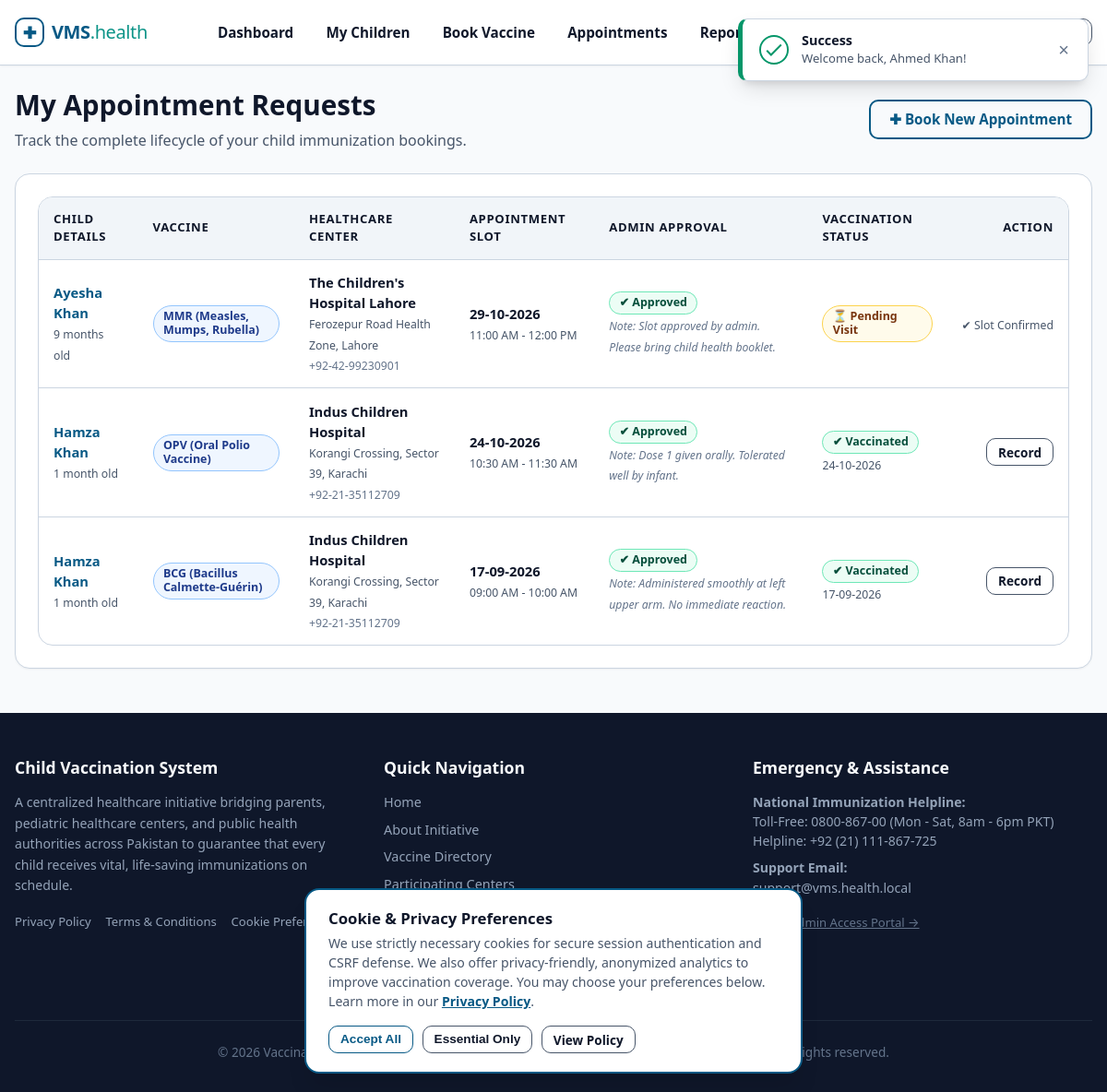
Page /vms/parent/bookings.php (signed in) on the committed database.
### tables this page shows
CREATE TABLE `bookings` (
  `id` INT UNSIGNED NOT NULL AUTO_INCREMENT,
  `child_id` INT UNSIGNED NOT NULL COMMENT 'Child receiving vaccination',
  `parent_id` INT UNSIGNED NOT NULL COMMENT 'Parent who booked appointment',
  `hospital_id` INT UNSIGNED NOT NULL COMMENT 'Selected vaccination center',
  `vaccine_id` INT UNSIGNED NOT NULL COMMENT 'Vaccine to be administered',
  `preferred_date` DATE NOT NULL COMMENT 'Date booked for the appointment',
  `time_slot` VARCHAR(30) NOT NULL COMMENT 'e.g. 09:00 AM - 10:00 AM',
  `admin_status` ENUM('pending', 'approved', 'rejected') NOT NULL DEFAULT 'pending' COMMENT 'Admin approval status',
  `vaccination_status` ENUM('pending', 'vaccinated', 'not_vaccinated') NOT NULL DEFAULT 'pending' COMMENT 'Hospital verification status',
  `vaccinated_on` DATETIME DEFAULT NULL COMMENT 'Timestamp when hospital confirmed vaccination',
  `remarks` TEXT DEFAULT NULL COMMENT 'Clinical observations or rejection/cancellation reasons',
  `created_at` DATETIME NOT NULL DEFAULT CURRENT_TIMESTAMP,
  PRIMARY KEY (`id`),
  KEY `idx_bookings_child` (`child_id`),
  KEY `idx_bookings_parent` (`parent_id`),
  KEY `idx_bookings_hospital` (`hospital_id`),
  KEY `idx_bookings_vaccine` (`vaccine_id`),
  KEY `idx_bookings_admin_status` (`admin_status`),
  KEY `idx_bookings_vac_status` (`vaccination_status`),
  KEY `idx_bookings_preferred_date` (`preferred_date`),
  KEY `idx_bookings_parent_child` (`parent_id`, `child_id`),
  KEY `idx_bookings_hosp_schedule` (`hospital_id`, `preferred_date`, `vaccination_status`),
  CONSTRAINT `fk_bookings_child` FOREIGN KEY (`child_id`)
    REFERENCES `children` (`id`) ON DELETE CASCADE ON UPDATE CASCADE,
  CONSTRAINT `fk_bookings_parent` FOREIGN KEY (`parent_id`)
    REFERENCES `parents` (`id`) ON DELETE CASCADE ON UPDATE CASCADE,
  CONSTRAINT `fk_bookings_hospital` FOREIGN KEY (`hospital_id`)
    REFERENCES `hospitals` (`id`) ON DELETE CASCADE ON UPDATE CASCADE,
  CONSTRAINT `fk_bookings_vaccine` FOREIGN KEY (`vaccine_id`)
    REFERENCES `vaccines` (`id`) ON DELETE CASCADE ON UPDATE CASCADE
);

CREATE TABLE `children` (
  `id` INT UNSIGNED NOT NULL AUTO_INCREMENT,
  `parent_id` INT UNSIGNED NOT NULL COMMENT 'Foreign key to parents.id',
  `name` VARCHAR(100) NOT NULL COMMENT 'Child full name',
  `dob` DATE NOT NULL COMMENT 'Date of birth used for schedule calculations',
  `gender` ENUM('male', 'female', 'other') NOT NULL COMMENT 'Biological gender',
  `blood_group` VARCHAR(10) NOT NULL COMMENT 'Blood group e.g. A+, B+, O+, AB-',
  `created_at` DATETIME NOT NULL DEFAULT CURRENT_TIMESTAMP,
  PRIMARY KEY (`id`),
  KEY `idx_children_parent_id` (`parent_id`),
  KEY `idx_children_dob` (`dob`),
  CONSTRAINT `fk_children_parent` FOREIGN KEY (`parent_id`)
    REFERENCES `parents` (`id`) ON DELETE CASCADE ON UPDATE CASCADE
);

CREATE TABLE `vaccines` (
  `id` INT UNSIGNED NOT NULL AUTO_INCREMENT,
  `name` VARCHAR(100) NOT NULL COMMENT 'Vaccine name e.g. BCG, OPV, MMR',
  `description` TEXT NOT NULL COMMENT 'Medical indications, preventable illnesses, instructions',
  `recommended_age_days` INT UNSIGNED NOT NULL COMMENT 'Days from birth when dose is due (0 = Birth)',
  `doses` INT UNSIGNED NOT NULL DEFAULT 1 COMMENT 'Total recommended doses in the series',
  `status` ENUM('available', 'unavailable') NOT NULL DEFAULT 'available',
  `created_at` DATETIME NOT NULL DEFAULT CURRENT_TIMESTAMP,
  PRIMARY KEY (`id`),
  KEY `idx_vaccines_status` (`status`),
  KEY `idx_vaccines_age_days` (`recommended_age_days`)
);

CREATE TABLE `hospitals` (
  `id` INT UNSIGNED NOT NULL AUTO_INCREMENT,
  `user_id` INT UNSIGNED NOT NULL COMMENT 'Foreign key to users.id',
  `name` VARCHAR(150) NOT NULL COMMENT 'Official name of the hospital / health center',
  `address` TEXT NOT NULL COMMENT 'Street address of the hospital',
  `city` VARCHAR(80) NOT NULL COMMENT 'City where hospital is located',
  `location` VARCHAR(150) NOT NULL COMMENT 'District, zone, or prominent landmark for parent search',
  `phone` VARCHAR(25) NOT NULL COMMENT 'Hospital reception / pediatric hotline',
  `status` ENUM('active', 'inactive') NOT NULL DEFAULT 'active' COMMENT 'Account status',
  `created_at` DATETIME NOT NULL DEFAULT CURRENT_TIMESTAMP,
  PRIMARY KEY (`id`),
  UNIQUE KEY `uk_hospitals_user_id` (`user_id`),
  KEY `idx_hospitals_city` (`city`),
  KEY `idx_hospitals_status` (`status`),
  CONSTRAINT `fk_hospitals_user` FOREIGN KEY (`user_id`)
    REFERENCES `users` (`id`) ON DELETE CASCADE ON UPDATE CASCADE
);

### vms/includes/functions.php (called while the page is built, shortened)
<?php
function url(string $path = ''): string
{
    return BASE_URL . ltrim($path, '/');
}
function e($value): string
{
    return htmlspecialchars((string)$value, ENT_QUOTES, 'UTF-8');
}
function formatDate(?string $dateString, string $format = 'd-m-Y'): string
{
    $timestamp = strtotime($dateString);
    return date($format, $timestamp);
}
function formatAge(string $dob): string
{
    try {
        $birthDate = new DateTime($dob);
        $today = new DateTime('today');
        $diff = $birthDate->diff($today);
        if ($diff->m > 0) {
            return $diff->m . ' month' . ($diff->m > 1 ? 's' : '');
        }
        return $diff->d . ' day' . ($diff->d > 1 ? 's' : '');
    } catch (Exception $e) {
        return 'Unknown';
    }
}

### vms/parent/bookings.php (the view, shortened to what this page needs)
<?php
require_once __DIR__ . '/../includes/functions.php';
$pdo = getDBConnection();
$userId = currentUserId();
$pStmt = $pdo->prepare('SELECT id FROM parents WHERE user_id = ? LIMIT 1');
$pStmt->execute([$userId]);
$parentId = (int)$pStmt->fetchColumn();
$stmt = $pdo->prepare(
    'SELECT b.*,
            c.name AS child_name, c.dob AS child_dob,
            h.name AS hospital_name, h.city AS hospital_city, h.phone AS hospital_phone, h.location AS hospital_location,
            v.name AS vaccine_name
     FROM bookings b
     JOIN children c ON b.child_id = c.id
     JOIN hospitals h ON b.hospital_id = h.id
     JOIN vaccines v ON b.vaccine_id = v.id
     WHERE b.parent_id = ?
     ORDER BY b.preferred_date DESC, b.created_at DESC'
);
$stmt->execute([$parentId]);
$bookings = $stmt->fetchAll();
require_once __DIR__ . '/../includes/header.php';
?>
<div class="container">
    <div style="display: flex; justify-content: space-between; align-items: center; margin-bottom: 1.5rem; flex-wrap: wrap; gap: 1rem;">
        <div>
            <h1>My Appointment Requests</h1>
            <p style="margin: 0;">Track the complete lifecycle of your child immunization bookings.</p>
        </div>
        <div>
            <a href="<?= url('parent/book.php'); ?>" class="btn btn-primary">
                &#10010; Book New Appointment
            </a>
        </div>
    </div>
    <div class="card">
        <?php if (empty($bookings)): ?>
            <div style="text-align: center; padding: 3rem 1rem; color: var(--text-muted);">
                <span style="font-size: 2.5rem; display: block; margin-bottom: 0.5rem;"></span>
                <h3>No Appointments Booked Yet</h3>
                <p style="max-width: 450px; margin: 0 auto 1.25rem;">
                    You have not submitted any vaccination requests. Schedule a slot at an authorized pediatric hospital to ensure your child remains protected.
                </p>
                <a href="<?= url('parent/book.php'); ?>" class="btn btn-primary">Book an Appointment</a>
            </div>
        <?php else: ?>
            <div class="table-responsive">
                <table class="table">
                    <thead>
                        <tr>
                            <th>Child Details</th>
                            <th>Vaccine</th>
                            <th>Healthcare Center</th>
                            <th>Appointment Slot</th>
                            <th>Admin Approval</th>
                            <th>Vaccination Status</th>
                            <th style="text-align: right;">Action</th>
                        </tr>
                    </thead>
                    <tbody>
                        <?php foreach ($bookings as $b): ?>
                            <tr>
                                <td>
                                    <strong><a href="<?= url('parent/children.php?action=view&id=' . (int)$b['child_id']); ?>"><?= e($b['child_name']); ?></a></strong><br>
                                    <small style="color: var(--text-muted);"><?= formatAge($b['child_dob']); ?> old</small>
                                </td>
                                <td><span class="badge badge-info"><?= e($b['vaccine_name']); ?></span></td>
                                <td>
                                    <strong><?= e($b['hospital_name']); ?></strong><br>
                                    <small style="color: var(--text-muted);"><?= e($b['hospital_location']); ?>, <?= e($b['hospital_city']); ?></small><br>
                                    <small style="color: var(--text-light);"><?= e($b['hospital_phone']); ?></small>
                                </td>
                                <td>
                                    <strong><?= formatDate($b['preferred_date']); ?></strong><br>
                                    <small style="color: var(--text-muted);"><?= e($b['time_slot']); ?></small>
                                </td>
                                <td>
                                    <?php if ($b['admin_status'] === 'approved'): ?>
                                        <span class="badge badge-success">&#10004; Approved</span>
                                    <?php elseif ($b['admin_status'] === 'pending'): ?>
                                        <span class="badge badge-warning">&#9203; In Review</span>
                                    <?php else: ?>
                                        <span class="badge badge-danger">&#10006; Rejected</span>
                                    <?php endif; ?>
                                    <?php if (!empty($b['remarks'])): ?>
                                        <br><small style="color: var(--text-light); font-style: italic;">Note: <?= e($b['remarks']); ?></small>
                                    <?php endif; ?>
                                </td>
                                <td>
                                    <?php if ($b['vaccination_status'] === 'vaccinated'): ?>
                                        <span class="badge badge-success">&#10004; Vaccinated</span><br>
                                        <small style="color: var(--text-muted);"><?= formatDate($b['vaccinated_on']); ?></small>
                                    <?php elseif ($b['vaccination_status'] === 'not_vaccinated'): ?>
                                        <span class="badge badge-danger">&#10006; Missed Visit</span>
                                    <?php else: ?>
                                        <span class="badge badge-warning">&#9203; Pending Visit</span>
                                    <?php endif; ?>
                                </td>
                                <td style="text-align: right; white-space: nowrap;">
                                    <?php if ($b['vaccination_status'] === 'vaccinated'): ?>
                                        <a href="<?= url('parent/reports.php?child_id=' . (int)$b['child_id']); ?>" class="btn btn-outline btn-sm">
                                            Record
                                        </a>
                                    <?php else: ?>
                                        <small style="color: var(--text-muted);">&#10004; Slot Confirmed</small>
                                    <?php endif; ?>
                                </td>
                            </tr>
                        <?php endforeach; ?>
                    </tbody>
                </table>
            </div>
        <?php endif; ?>
    </div>
</div>
<?php require_once __DIR__ . '/../includes/footer.php'; ?>

### vms/assets/css/style.css (style rules this page uses)
:root { --primary: #0284c7; --primary-hover: #0369a1; --primary-light: #e0f2fe; --primary-dark: #075985; --teal: #0d9488; --teal-dark: #0f766e; --teal-light: #ccfbf1; --success: #059669; --success-bg: #ecfdf5; --success-border: #6ee7b7; --success-text: #064e3b; --warning: #d97706; --warning-bg: #fffbeb; --warning-border: #fcd34d; --warning-text: #78350f; --danger: #dc2626; --danger-bg: #fef2f2; --danger-border: #fca5a5; --danger-text: #7f1d1d; --info: #2563eb; --info-bg: #eff6ff; --info-border: #93c5fd; --info-text: #1e3a8a; --text-main: #0f172a; --text-muted: #475569; --text-light: #64748b; --bg-body: #f8fafc; --bg-card: #ffffff; --bg-subtle: #f1f5f9; --border-color: #cbd5e1; --border-focus: #0284c7; --shadow-sm: 0 1px 2px 0 rgba(0, 0, 0, 0.05); --shadow-md: 0 4px 6px -1px rgba(0, 0, 0, 0.07), 0 2px 4px -2px rgba(0, 0, 0, 0.05); --shadow-lg: 0 10px 15px -3px rgba(0, 0, 0, 0.08), 0 4px 6px -4px rgba(0, 0, 0, 0.04); --shadow-xl: 0 20px 25px -5px rgba(0, 0, 0, 0.1), 0 8px 10px -6px rgba(0, 0, 0, 0.05); --radius-sm: 6px; --radius-md: 10px; --radius-lg: 16px; --radius-full: 9999px; --max-width: 1200px; --header-height: 70px; }
*, *::before, *::after { box-sizing: border-box; margin: 0; padding: 0; }
html { font-size: 16px; scroll-behavior: smooth; -webkit-text-size-adjust: 100%; overflow-x: hidden; }
body { font-family: system-ui, -apple-system, BlinkMacSystemFont, "Segoe UI", Roboto, Helvetica, Arial, sans-serif; background-color: var(--bg-body); color: var(--text-main); line-height: 1.5; min-height: 100vh; display: flex; flex-direction: column; overflow-x: hidden; width: 100%; }
a { color: var(--primary-dark); text-decoration: none; transition: color 0.15s ease-in-out; }
h1, h2, h3, h4, h5, h6 { color: var(--text-main); font-weight: 700; line-height: 1.25; margin-bottom: 0.5rem; }
h1 { font-size: 1.85rem; }
p { margin-bottom: 1rem; color: var(--text-muted); }
.container { width: 100%; max-width: var(--max-width); margin-left: auto; margin-right: auto; padding-left: 1rem; padding-right: 1rem; }
.card { background-color: var(--bg-card); border: 1px solid var(--border-color); border-radius: var(--radius-lg); box-shadow: var(--shadow-sm); padding: 1.5rem; transition: transform 0.15s ease, box-shadow 0.15s ease; }
.btn { display: inline-flex; align-items: center; justify-content: center; gap: 0.4rem; padding: 0.6rem 1.25rem; border-radius: var(--radius-md); font-size: 0.95rem; font-weight: 600; border: 2px solid transparent; background-color: transparent; cursor: pointer; text-align: center; transition: background-color 0.15s ease, border-color 0.15s ease, color 0.15s ease, box-shadow 0.15s ease; text-decoration: none; line-height: 1.25; }
.btn-primary { background-color: transparent; border-color: var(--primary-dark); color: var(--primary-dark); }
.btn-outline { background-color: transparent; border-color: #475569; color: var(--text-main); }
.btn-sm { padding: 0.35rem 0.75rem; font-size: 0.85rem; border-width: 1.5px; }
.table-responsive { width: 100%; overflow-x: auto; -webkit-overflow-scrolling: touch; border: 1px solid var(--border-color); border-radius: var(--radius-lg); background-color: var(--bg-card); }
.table { width: 100%; border-collapse: collapse; text-align: left; font-size: 0.92rem; }
.table th, .table td { padding: 0.85rem 1rem; border-bottom: 1px solid var(--border-color); }
.table th { background-color: var(--bg-subtle); font-weight: 700; color: var(--text-main); font-size: 0.82rem; text-transform: uppercase; letter-spacing: 0.05em; }
.table tbody tr:last-child td { border-bottom: none; }
.badge { display: inline-flex; align-items: center; gap: 0.3rem; padding: 0.25rem 0.65rem; font-size: 0.78rem; font-weight: 700; border-radius: var(--radius-full); text-transform: capitalize; line-height: 1.2; }
.badge-success { background-color: var(--success-bg); color: var(--success-text); border: 1px solid var(--success-border); }
.badge-warning { background-color: var(--warning-bg); color: var(--warning-text); border: 1px solid var(--warning-border); }
.badge-info { background-color: var(--info-bg); color: var(--info-text); border: 1px solid var(--info-border); }

### rows in the picture
bookings: child.name "Ayesha Khan", child.dob "9 months", vaccine.name "MMR (Measles, Mumps, Rubella)", hospital.name "The Children's Hospital Lahore", hospital.location "Ferozepur Road Health Zone", hospital.city "Lahore", hospital.phone "+92-42-99230901", preferred_date "29-10-2026", time_slot "11:00 AM - 12:00 PM", admin_status "✔ Approved", remarks "Slot approved by admin. Please bring child health booklet.", vaccination_status "⏳ Pending Visit"
bookings: child.name "Hamza Khan", child.dob "1 month", vaccine.name "OPV (Oral Polio Vaccine)", hospital.name "Indus Children Hospital", hospital.location "Korangi Crossing, Sector 39", hospital.city "Karachi", hospital.phone "+92-21-35112709", preferred_date "24-10-2026", time_slot "10:30 AM - 11:30 AM", admin_status "✔ Approved", remarks "Dose 1 given orally. Tolerated well by infant.", vaccinated_on "24-10-2026"
bookings: child.name "Hamza Khan", child.dob "1 month", vaccine.name "BCG (Bacillus Calmette-Guérin)", hospital.name "Indus Children Hospital", hospital.location "Korangi Crossing, Sector 39", hospital.city "Karachi", hospital.phone "+92-21-35112709", preferred_date "17-09-2026", time_slot "09:00 AM - 10:00 AM", admin_status "✔ Approved", remarks "Administered smoothly at left upper arm. No immediate reaction.", vaccinated_on "17-09-2026"

### other values in the picture
$flashType "Success"
$flashMsg "Welcome back, Ahmed Khan!"
